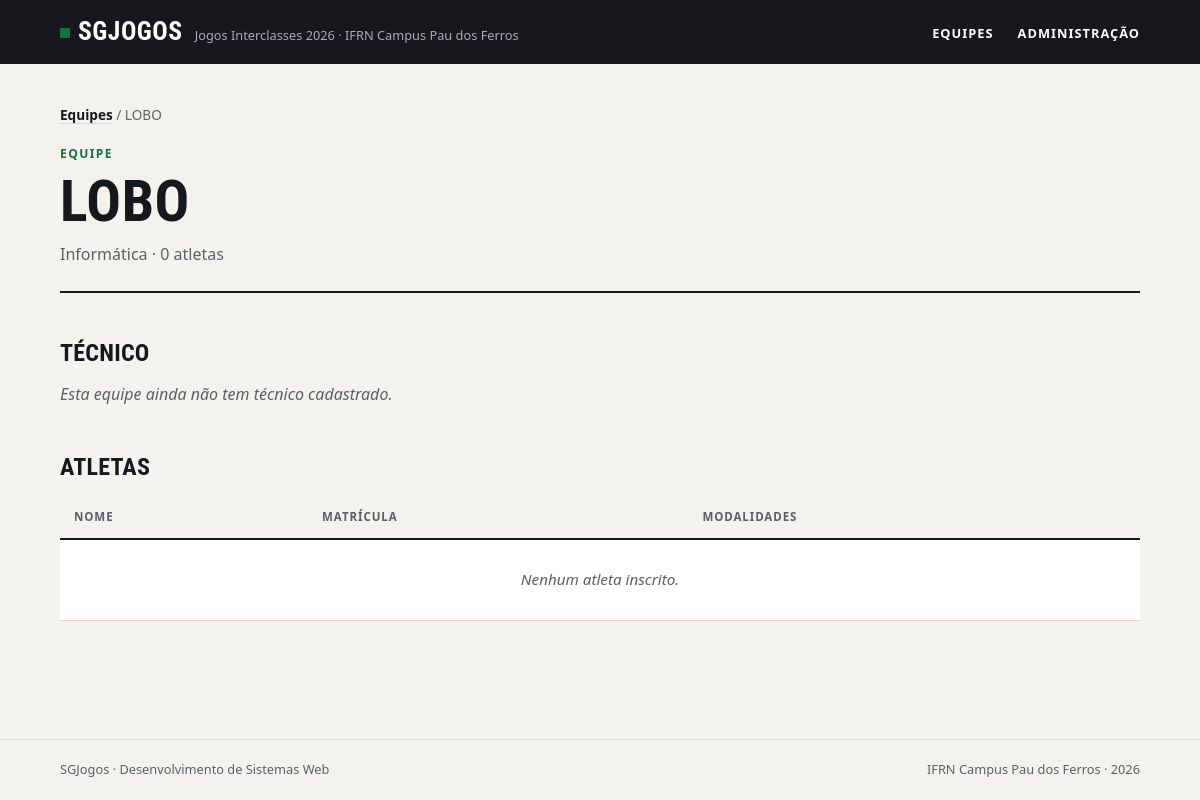
The page /equipes/4/ on the database its author committed.
### jogos/models.py (models this page shows, shortened)
class Equipe(models.Model):
    nome = models.CharField(max_length=50, unique=True)
    curso = models.CharField(max_length=50)
    cor = models.CharField(max_length=8)
    criada_em = models.DateTimeField(auto_now_add=True)
    tecnico = models.OneToOneField(Tecnico, on_delete=models.CASCADE, related_name='equipe', null=True, blank=True)
    class Meta:
        verbose_name="Equipe"
        verbose_name_plural = "Equipes"
        ordering = ['nome']

### jogos/views.py (the view)
# urls.py: path('equipes/<int:equipe_id>/', views.equipe, name='equipe'),
def equipe(request, equipe_id):
    equipe = get_object_or_404(Equipe, id=equipe_id)
    return render(request, 'jogos/equipe.html', {'equipe': equipe})

### jogos/templates/jogos/equipe.html
{% extends 'base.html' %}
{% block content %}
    <nav class="trilha"><a href="{% url 'jogos:index' %}">Equipes</a> / {{ equipe.nome }}</nav>
    <header class="topo">
        <span class="sobretitulo">Equipe</span>
        <h1>{{ equipe.nome }}</h1>
        <p class="descricao">{{ equipe.curso }} · {{ equipe.atletas.count }} atletas</p>
    </header>
    <h2>Técnico</h2>
    {% if equipe.tecnico %}
    <dl class="numeros ficha">
        <div>
            <dt>Nome</dt>
            <dd>{{ equipe.tecnico.nome }}</dd>
        </div>
        <div>
            <dt>E-mail</dt>
            <dd>{{ equipe.tecnico.email }}</dd>
        </div>
        <div>
            <dt>Telefone</dt>
            <dd>{{ equipe.tecnico.telefone }}</dd>
        </div>
    </dl>
    {% else %}
        <p class="aviso">Esta equipe ainda não tem técnico cadastrado.</p>
    {% endif %}
    <h2>Atletas</h2>
    <div class="tabela">
        <table>
            <thead>
                <tr>
                    <th>Nome</th>
                    <th>Matrícula</th>
                    <th>Modalidades</th>
                </tr>
            </thead>
            <tbody>
                {% for atleta in equipe.atletas.all %}
                    <tr>
                        <td>{{ atleta.nome }}</td>
                        <td>{{ atleta.matricula }}</td>
                        <td>
                            <ul class="modalidades">
                                {% for modalidade in atleta.modalidade.all %}
                                    <li><a href="{% url 'jogos:modalidade' modalidade.id %}">{{ modalidade.nome }}</a></li>
                                    {% empty %}
                                    <li class="vazio">Nenhuma modalidade</li>
                                {% endfor %}
                            </ul>
                        </td>
                    </tr>
                    {% empty %}
                    <tr>
                        <td class="vazio" colspan="3">Nenhum atleta inscrito.</td>
                    </tr>
                {% endfor %}
            </tbody>
        </table>
    </div>
{% endblock %}

### static/css/style.css (style rules this page uses)
:root { --papel: #f4f2ed; --branco: #ffffff; --tinta: #16181d; --tinta-suave: #5c5f67; --linha: #dcd8ce; --verde: #12733f; --verde-claro: #e2efe6; --fonte-texto: system-ui, -apple-system, "Segoe UI", Roboto, Ubuntu, "Helvetica Neue", Arial, sans-serif; --fonte-titulo: "Bahnschrift SemiCondensed", "Bahnschrift", "Avenir Next Condensed", "Roboto Condensed", "Ubuntu Condensed", "Arial Narrow", var(--fonte-texto); }
*, *::before, *::after { box-sizing: border-box; }
* { margin: 0; padding: 0; }
body { min-height: 100vh; display: flex; flex-direction: column; background: var(--papel); color: var(--tinta); font-family: var(--fonte-texto); font-size: 1rem; line-height: 1.55; -webkit-font-smoothing: antialiased; }
a { color: inherit; }
h1, h2, h3 { font-family: var(--fonte-titulo); font-stretch: condensed; font-weight: 700; line-height: 1.05; text-transform: uppercase; letter-spacing: 0.01em; }
.topo { padding-bottom: 24px; margin-bottom: 32px; border-bottom: 2px solid var(--tinta); }
.sobretitulo { display: block; margin-bottom: 8px; color: var(--verde); font-size: 0.75rem; font-weight: 700; letter-spacing: 0.12em; text-transform: uppercase; }
h1 { font-size: clamp(2.2rem, 6vw, 3.6rem); }
.descricao { max-width: 60ch; margin-top: 10px; color: var(--tinta-suave); }
h2 { margin: 48px 0 16px; font-size: 1.5rem; }
.trilha { margin-bottom: 20px; color: var(--tinta-suave); font-size: 0.85rem; }
.trilha a { color: var(--tinta); font-weight: 600; text-decoration-color: var(--linha); text-underline-offset: 3px; }
.aviso { color: var(--tinta-suave); font-style: italic; }
.tabela { overflow-x: auto; }
table { width: 100%; border-collapse: collapse; background: var(--branco); font-size: 0.95rem; font-variant-numeric: tabular-nums; }
th, td { padding: 12px 14px; border-bottom: 1px solid var(--linha); text-align: left; vertical-align: top; }
th { border-bottom: 2px solid var(--tinta); background: var(--papel); color: var(--tinta-suave); font-size: 0.72rem; font-weight: 700; letter-spacing: 0.08em; text-transform: uppercase; }
td.vazio { padding: 28px 14px; color: var(--tinta-suave); font-style: italic; text-align: center; }

### rows shown on the page
Equipe: nome "LOBO", curso "Informática", atletas.count "0"
